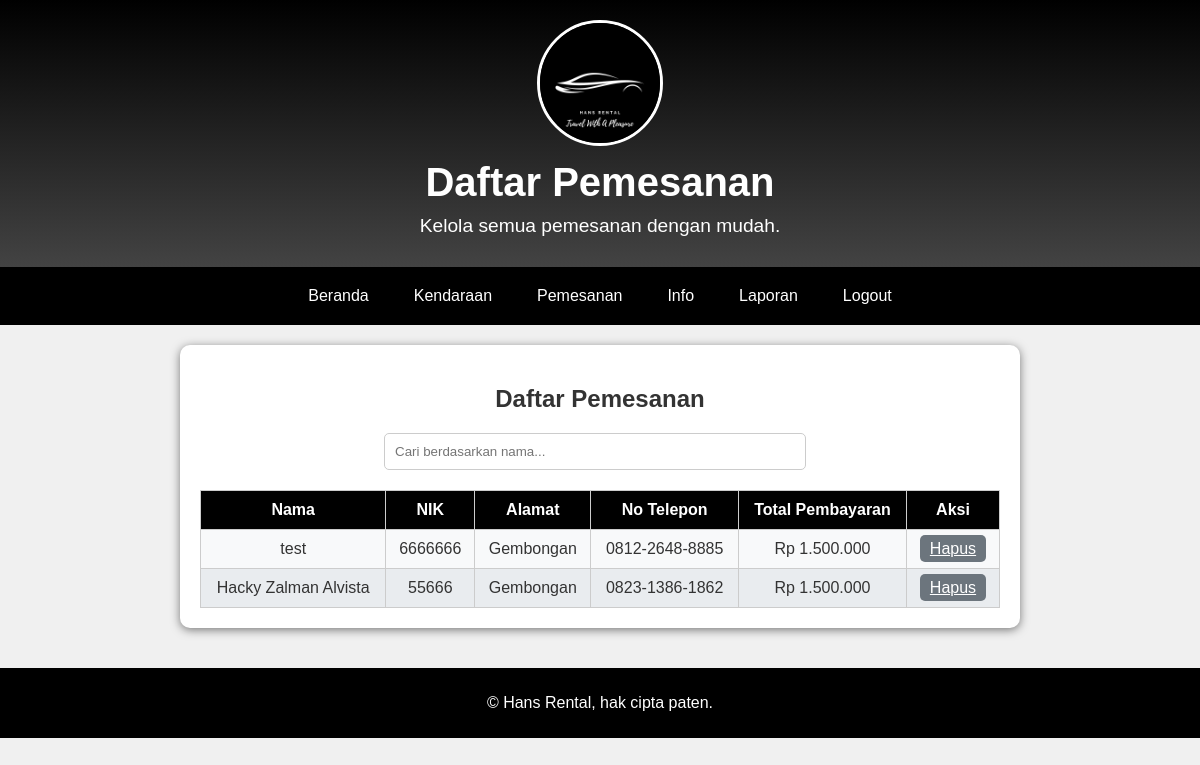
Screenshot of /19024HansRental/admin/adminpemesanan.php (signed in) with the database file from the repository.
### tables this page shows
CREATE TABLE `tbpelanggan` (
  `id` int NOT NULL,
  `nama` varchar(100) NOT NULL,
  `nik` varchar(20) NOT NULL,
  `alamat` text NOT NULL,
  `notelp` varchar(15) NOT NULL,
  `totalpembayaran` decimal(10,2) NOT NULL
);

### 19024HansRental/admin/adminpemesanan.php (the view, shortened to what this page needs)
<?php
include '../koneksi/koneksi.php';
$pemesan_sql = "SELECT * FROM tbpelanggan";
$pemesan_result = $conn->query($pemesan_sql);
?>
<!DOCTYPE html>
<html lang="id">
<head>
    <link rel="stylesheet" href="https://cdnjs.cloudflare.com/ajax/libs/font-awesome/6.0.0-beta3/css/all.min.css">
</head>
<body>
<header>
    <img src="../img/Logo Web.png" alt="Logo Web">
    <h1>Daftar Pemesanan</h1>
    <p>Kelola semua pemesanan dengan mudah.</p>
</header>
<nav>
    <div class="nav-links">
    <a href="admin_dashboard.php">Beranda</a>
        <a href="kendaraan.php">Kendaraan</a>
        <a href="adminpemesanan.php">Pemesanan</a>
        <a href="admininfo.php">Info</a>
        <a href="laporan.php">Laporan</a>
        <a href="../koneksi/logout.php">Logout</a>
    </div>
</nav>
<div class="container">
    <div class="table-container">
        <h2>Daftar Pemesanan</h2>
        <div class="search-container">
            <input type="text" id="searchInput" placeholder="Cari berdasarkan nama..." onkeyup="searchPemesanan()">
        </div>
        <div class="table-scroll">
            <table id="pemesananTable">
                <thead>
                    <tr>
                        <th>Nama</th>
                        <th>NIK</th>
                        <th>Alamat</th>
                        <th>No Telepon</th>
                        <th>Total Pembayaran</th>
                        <th>Aksi</th>
                    </tr>
                </thead>
                <tbody>
                    <?php while ($pemesan = $pemesan_result->fetch_assoc()) { ?>
                        <tr>
                            <td><?php echo $pemesan['nama']; ?></td>
                            <td><?php echo $pemesan['nik']; ?></td>
                            <td><?php echo $pemesan['alamat']; ?></td>
                            <td><?php echo $pemesan['notelp']; ?></td>
                            <td><?php echo 'Rp ' . number_format($pemesan['totalpembayaran'], 0, ',', '.'); ?></td>
                            <td>
                                <a href="?delete=<?php echo $pemesan['id']; ?>" class="delete-button" onclick="return confirmDelete();">Hapus</a>
                            </td>
                        </tr>
                    <?php } ?>
                </tbody>
            </table>
        </div>
    </div>
</div>
<footer>
    <p>&copy; Hans Rental, hak cipta paten.</p>
</footer>
</body>
</html>

### 19024HansRental/admin/adminpemesanan.php (style rules this page uses)
body { font-family: 'Poppins', sans-serif; margin: 0; background: #f0f0f0; color: #333; display: flex; flex-direction: column; min-height: 100vh; }
header { background: linear-gradient(to bottom, #000000, #434343); color: white; text-align: center; padding: 20px 0; box-shadow: 0 2px 10px rgba(0, 0, 0, 0.2); }
header img { max-width: 120px; margin-bottom: 10px; border-radius: 50%; border: 3px solid white; }
header h1 { margin: 0; font-size: 2.5em; }
header p { margin: 10px 0; font-size: 1.2em; }
nav { display: flex; justify-content: center; align-items: center; background-color: #000; padding: 10px 20px; position: relative; z-index: 1000; }
.nav-links { display: flex; gap: 15px; margin: 0; }
.nav-links a { color: white; text-decoration: none; padding: 10px 15px; border-radius: 5px; transition: background-color 0.3s; }
.container { padding: 20px; display: flex; flex-direction: column; align-items: center; }
.table-container { background: white; padding: 20px; border-radius: 10px; box-shadow: 0 2px 10px rgba(0, 0, 0, 0.5); width: 100%; max-width: 800px; text-align: center; margin-bottom: 20px; }
.search-container { margin-bottom: 20px; }
.search-container { display: flex; justify-content: center; align-items: center; }
.search-container input { padding: 10px; border: 1px solid #ccc; border-radius: 5px; width: 80%; max-width: 400px; margin-right: 10px; }
.table-scroll { max-height: 400px; overflow-y: auto; margin-top: 10px; }
.table-container table { width: 100%; border-collapse: collapse; background-color: #f8f9fa; }
.table-container th, .table-container td { padding: 10px; border: 1px solid #ccc; text-align: center; }
.table-container th { background-color:#000; color: white; }
.table-container tr:nth-child(even) { background-color: #e9ecef; }
.delete-button { background-color: #6c757d; color: white; border: none; padding: 5px 10px; border-radius: 5px; cursor: pointer; transition: background-color 0.3s; }
footer { text-align: center; padding: 10px; background-color: #000; color: white; position: relative; bottom: 0; }

### rows the page displays
tbpelanggan: nama "test", nik "6666666", alamat "Gembongan", notelp "0812-2648-8885", totalpembayaran "1.500.000"
tbpelanggan: nama "Hacky Zalman Alvista", nik "55666", alamat "Gembongan", notelp "0823-1386-1862", totalpembayaran "1.500.000"
